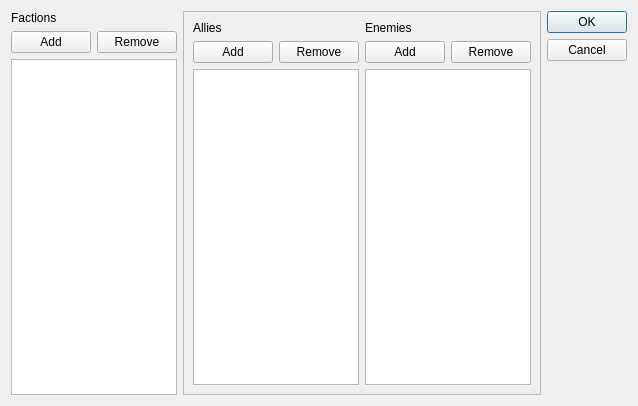
<?xml version="1.0" encoding="UTF-8"?>
<ui version="4.0">
 <class>FactionDialog</class>
 <widget class="QDialog" name="FactionDialog">
  <property name="geometry">
   <rect>
    <x>0</x>
    <y>0</y>
    <width>566</width>
    <height>406</height>
   </rect>
  </property>
  <property name="windowTitle">
   <string>Dialog</string>
  </property>
  <layout class="QGridLayout" name="gridLayout">
   <item row="0" column="3" rowspan="3">
    <widget class="QDialogButtonBox" name="buttonBox">
     <property name="orientation">
      <enum>Qt::Vertical</enum>
     </property>
     <property name="standardButtons">
      <set>QDialogButtonBox::Cancel|QDialogButtonBox::Ok</set>
     </property>
    </widget>
   </item>
   <item row="0" column="2" rowspan="3">
    <widget class="QFrame" name="frame">
     <property name="frameShape">
      <enum>QFrame::StyledPanel</enum>
     </property>
     <property name="frameShadow">
      <enum>QFrame::Raised</enum>
     </property>
     <layout class="QGridLayout" name="gridLayout_2">
      <item row="1" column="0">
       <widget class="QPushButton" name="addAlly">
        <property name="text">
         <string>Add</string>
        </property>
       </widget>
      </item>
      <item row="2" column="0" colspan="2">
       <widget class="QListWidget" name="alliesList"/>
      </item>
      <item row="2" column="3" colspan="2">
       <widget class="QListWidget" name="enemiesList"/>
      </item>
      <item row="0" column="3" colspan="2">
       <widget class="QLabel" name="label_3">
        <property name="text">
         <string>Enemies</string>
        </property>
       </widget>
      </item>
      <item row="1" column="4">
       <widget class="QPushButton" name="removeEnemy">
        <property name="text">
         <string>Remove</string>
        </property>
       </widget>
      </item>
      <item row="1" column="3">
       <widget class="QPushButton" name="addEnemy">
        <property name="text">
         <string>Add</string>
        </property>
       </widget>
      </item>
      <item row="1" column="1">
       <widget class="QPushButton" name="removeAlly">
        <property name="text">
         <string>Remove</string>
        </property>
       </widget>
      </item>
      <item row="0" column="0" colspan="2">
       <widget class="QLabel" name="label_2">
        <property name="text">
         <string>Allies</string>
        </property>
       </widget>
      </item>
      <item row="1" column="2" rowspan="2">
       <spacer name="horizontalSpacer">
        <property name="orientation">
         <enum>Qt::Horizontal</enum>
        </property>
        <property name="sizeHint" stdset="0">
         <size>
          <width>40</width>
          <height>20</height>
         </size>
        </property>
       </spacer>
      </item>
     </layout>
    </widget>
   </item>
   <item row="1" column="0">
    <widget class="QPushButton" name="addFaction">
     <property name="text">
      <string>Add</string>
     </property>
    </widget>
   </item>
   <item row="1" column="1">
    <widget class="QPushButton" name="removeFaction">
     <property name="text">
      <string>Remove</string>
     </property>
    </widget>
   </item>
   <item row="2" column="0" colspan="2">
    <widget class="QListWidget" name="factionList"/>
   </item>
   <item row="0" column="0" colspan="2">
    <widget class="QLabel" name="label">
     <property name="text">
      <string>Factions</string>
     </property>
    </widget>
   </item>
  </layout>
 </widget>
 <resources/>
 <connections>
  <connection>
   <sender>buttonBox</sender>
   <signal>accepted()</signal>
   <receiver>FactionDialog</receiver>
   <slot>accept()</slot>
   <hints>
    <hint type="sourcelabel">
     <x>248</x>
     <y>254</y>
    </hint>
    <hint type="destinationlabel">
     <x>157</x>
     <y>274</y>
    </hint>
   </hints>
  </connection>
  <connection>
   <sender>buttonBox</sender>
   <signal>rejected()</signal>
   <receiver>FactionDialog</receiver>
   <slot>reject()</slot>
   <hints>
    <hint type="sourcelabel">
     <x>316</x>
     <y>260</y>
    </hint>
    <hint type="destinationlabel">
     <x>286</x>
     <y>274</y>
    </hint>
   </hints>
  </connection>
 </connections>
</ui>
